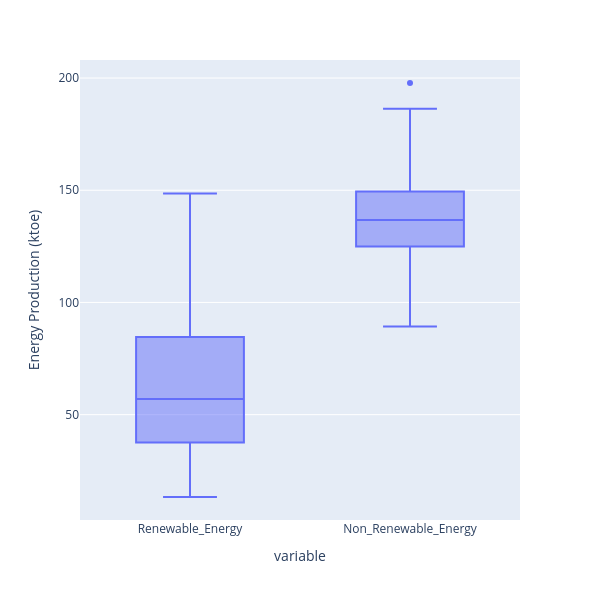

Write notebook code for a chart like this one.
### Markdown cell above
### 1.3.1 Outlier Checking and Handling

### Code cell
# Plot boxplot to identify outliers
fig = px.box(ie_power_production_df[['Renewable_Energy', 'Non_Renewable_Energy']])

# Set graph size and update y-axis title
fig.update_layout(height=600, 
                  width=600, 
                  yaxis_title='Energy Production (ktoe)')
# Show graph
fig.show()

### Figure 1 — Plotly figure (JSON) as saved in the notebook; plotly's stock layout.template omitted (floating-point values rounded to 4 significant figures; data arrays with more than 128 entries replaced by an {"elided": "..."} marker saying what was removed)
{"data": [{"alignmentgroup": "True", "hovertemplate": "variable=%{x}<br>value=%{y}<extra></extra>", "legendgroup": "", "marker": {"color": "#636efa"}, "name": "", "notched": false, "offsetgroup": "", "orientation": "v", "showlegend": false, "type": "box", "x": {"elided": "360 str values"}, "x0": " ", "xaxis": "x", "y": {"elided": "360 float values"}, "y0": " ", "yaxis": "y"}], "layout": {"boxmode": "group", "height": 600, "legend": {"tracegroupgap": 0}, "margin": {"t": 60}, "width": 600, "xaxis": {"anchor": "y", "domain": [0, 1], "title": {"text": "variable"}}, "yaxis": {"anchor": "x", "domain": [0, 1], "title": {"text": "Energy Production (ktoe)"}}}}
